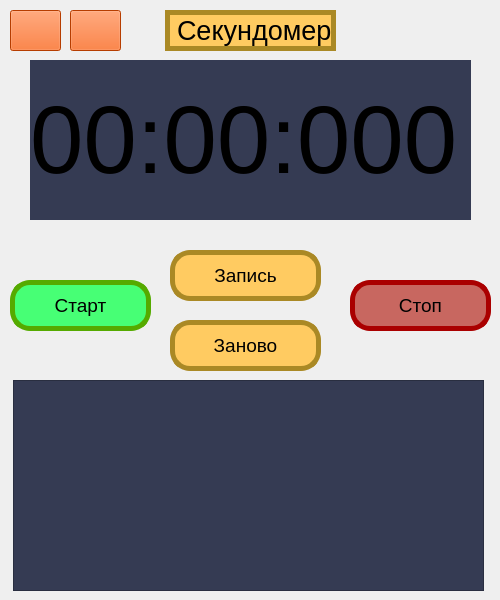
    <widget class="QWidget" name="stopwatch">
     <widget class="QPushButton" name="pushButton_start">
      <property name="geometry">
       <rect>
        <x>10</x>
        <y>280</y>
        <width>141</width>
        <height>51</height>
       </rect>
      </property>
      <property name="font">
       <font>
        <family>Tahoma</family>
        <pointsize>14</pointsize>
       </font>
      </property>
      <property name="styleSheet">
       <string notr="true">QPushButton {
	background-color: rgb(71, 255, 117);
	border-radius: 20px;
	border:5px solid rgb(85, 170, 0);
}
QPushButton: pressed {
	background-color: rgb(71, 255, 117);
		border:5px solid #aa8925
}</string>
      </property>
      <property name="text">
       <string>Старт</string>
      </property>
     </widget>
     <widget class="QPushButton" name="pushButton_stop">
      <property name="geometry">
       <rect>
        <x>350</x>
        <y>280</y>
        <width>141</width>
        <height>51</height>
       </rect>
      </property>
      <property name="font">
       <font>
        <family>Tahoma</family>
        <pointsize>14</pointsize>
       </font>
      </property>
      <property name="styleSheet">
       <string notr="true">QPushButton {
	background-color: rgb(200, 103, 96);
	border-radius: 20px;
	border:5px solid  rgb(170, 0, 0)
}
QPushButton: pressed {
	background-color: rgb(200, 103, 96);
	border:5px solid rgb(170, 0, 0)
}</string>
      </property>
      <property name="text">
       <string>Стоп</string>
      </property>
     </widget>
     <widget class="QPushButton" name="pushButton_write">
      <property name="geometry">
       <rect>
        <x>170</x>
        <y>250</y>
        <width>151</width>
        <height>51</height>
       </rect>
      </property>
      <property name="font">
       <font>
        <family>Tahoma</family>
        <pointsize>14</pointsize>
       </font>
      </property>
      <property name="styleSheet">
       <string notr="true">QPushButton {
	background-color: rgb(255, 203, 97);
	border-radius: 20px;
	border:5px solid #aa8925
}
QPushButton: pressed {
	background-color: rgb(255, 153, 51);
		border:5px solid #aa8925
}</string>
      </property>
      <property name="text">
       <string>Запись</string>
      </property>
     </widget>
     <widget class="QPushButton" name="pushButton_restart">
      <property name="geometry">
       <rect>
        <x>170</x>
        <y>320</y>
        <width>151</width>
        <height>51</height>
       </rect>
      </property>
      <property name="font">
       <font>
        <family>Tahoma</family>
        <pointsize>14</pointsize>
       </font>
      </property>
      <property name="styleSheet">
       <string notr="true">QPushButton {
	background-color: rgb(255, 203, 97);
	border-radius: 20px;
	border:5px solid #aa8925
}
QPushButton: pressed {
	background-color: rgb(255, 153, 51);
		border:5px solid #aa8925
}</string>
      </property>
      <property name="text">
       <string>Заново</string>
      </property>
     </widget>
     <widget class="QLabel" name="label_time_stopwatch">
      <property name="geometry">
       <rect>
        <x>30</x>
        <y>60</y>
        <width>441</width>
        <height>160</height>
       </rect>
      </property>
      <property name="font">
       <font>
        <family>Tahoma</family>
        <pointsize>72</pointsize>
       </font>
      </property>
      <property name="styleSheet">
       <string notr="true">background-color: rgb(53, 59, 83);</string>
      </property>
      <property name="text">
       <string>00:00:000</string>
      </property>
     </widget>
     <widget class="QTextEdit" name="textEdit_stopwhatch">
      <property name="geometry">
       <rect>
        <x>13</x>
        <y>380</y>
        <width>471</width>
        <height>211</height>
       </rect>
      </property>
      <property name="font">
       <font>
        <family>Tahoma</family>
        <pointsize>24</pointsize>
        <weight>50</weight>
        <italic>false</italic>
        <bold>false</bold>
       </font>
      </property>
      <property name="styleSheet">
       <string notr="true">background-color: rgb(53, 59, 83);
font: 24pt &quot;Tahoma&quot;;</string>
      </property>
      <property name="html">
       <string>&lt;!DOCTYPE HTML PUBLIC &quot;-//W3C//DTD HTML 4.0//EN&quot; &quot;http://www.w3.org/TR/REC-html40/strict.dtd&quot;&gt;
&lt;html&gt;&lt;head&gt;&lt;meta name=&quot;qrichtext&quot; content=&quot;1&quot; /&gt;&lt;style type=&quot;text/css&quot;&gt;
p, li { white-space: pre-wrap; }
&lt;/style&gt;&lt;/head&gt;&lt;body style=&quot; font-family:'Tahoma'; font-size:24pt; font-weight:400; font-style:normal;&quot;&gt;
&lt;p style=&quot;-qt-paragraph-type:empty; margin-top:0px; margin-bottom:0px; margin-left:0px; margin-right:0px; -qt-block-indent:0; text-indent:0px;&quot;&gt;&lt;br /&gt;&lt;/p&gt;&lt;/body&gt;&lt;/html&gt;</string>
      </property>
     </widget>
     <widget class="QPushButton" name="pushButton_back_stopwatch">
      <property name="geometry">
       <rect>
        <x>10</x>
        <y>10</y>
        <width>51</width>
        <height>41</height>
       </rect>
      </property>
      <property name="styleSheet">
       <string notr="true">background-color: rgb(255, 85, 0);</string>
      </property>
      <property name="text">
       <string/>
      </property>
      <property name="icon">
       <iconset>
        <normaloff>pictures/back.png</normaloff>pictures/back.png</iconset>
      </property>
      <property name="iconSize">
       <size>
        <width>40</width>
        <height>35</height>
       </size>
      </property>
     </widget>
     <widget class="QPushButton" name="pushButton_home_stopwhatch">
      <property name="geometry">
       <rect>
        <x>70</x>
        <y>10</y>
        <width>51</width>
        <height>41</height>
       </rect>
      </property>
      <property name="styleSheet">
       <string notr="true">background-color: rgb(255, 85, 0);</string>
      </property>
      <property name="text">
       <string/>
      </property>
      <property name="icon">
       <iconset>
        <normaloff>pictures/house.png</normaloff>pictures/house.png</iconset>
      </property>
      <property name="iconSize">
       <size>
        <width>50</width>
        <height>50</height>
       </size>
      </property>
     </widget>
     <widget class="QLabel" name="label_stopwach">
      <property name="geometry">
       <rect>
        <x>165</x>
        <y>10</y>
        <width>171</width>
        <height>41</height>
       </rect>
      </property>
      <property name="font">
       <font>
        <family>Tahoma</family>
        <pointsize>20</pointsize>
       </font>
      </property>
      <property name="styleSheet">
       <string notr="true">background-color: rgb(255, 203, 97);
border:5px solid #aa8925</string>
      </property>
      <property name="text">
       <string>Секундомер</string>
      </property>
     </widget>
    </widget>
